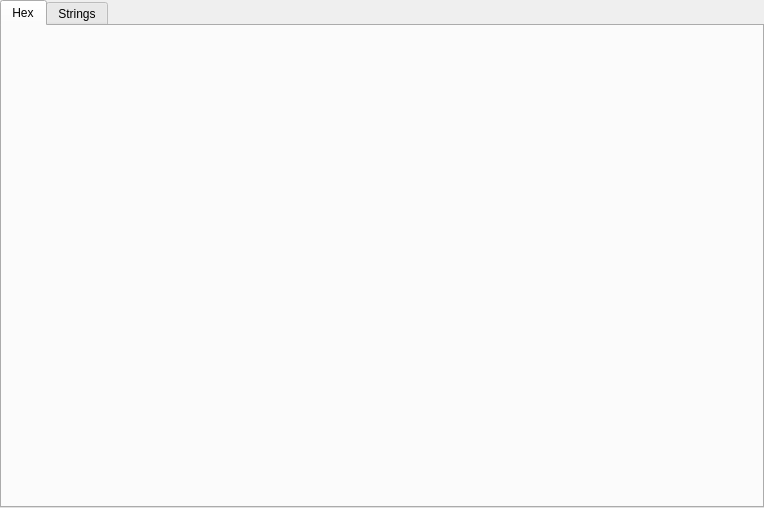
<?xml version="1.0" encoding="UTF-8"?>
<ui version="4.0">
 <class>ToolsWidget</class>
 <widget class="QWidget" name="ToolsWidget">
  <property name="geometry">
   <rect>
    <x>0</x>
    <y>0</y>
    <width>764</width>
    <height>508</height>
   </rect>
  </property>
  <property name="windowTitle">
   <string notr="true">Form</string>
  </property>
  <layout class="QVBoxLayout" name="verticalLayout">
   <property name="leftMargin">
    <number>0</number>
   </property>
   <property name="topMargin">
    <number>0</number>
   </property>
   <property name="rightMargin">
    <number>0</number>
   </property>
   <property name="bottomMargin">
    <number>0</number>
   </property>
   <item>
    <widget class="QTabWidget" name="tabWidgetMain">
     <property name="currentIndex">
      <number>0</number>
     </property>
     <widget class="QWidget" name="tabHex">
      <attribute name="title">
       <string notr="true">Hex</string>
      </attribute>
      <layout class="QVBoxLayout" name="verticalLayout_2">
       <property name="leftMargin">
        <number>0</number>
       </property>
       <property name="topMargin">
        <number>0</number>
       </property>
       <property name="rightMargin">
        <number>0</number>
       </property>
       <property name="bottomMargin">
        <number>0</number>
       </property>
       <item>
        <widget class="QHexViewWidget" name="widgetHex" native="true"/>
       </item>
      </layout>
     </widget>
     <widget class="QWidget" name="tabStrings">
      <attribute name="title">
       <string>Strings</string>
      </attribute>
      <layout class="QVBoxLayout" name="verticalLayout_3">
       <property name="leftMargin">
        <number>0</number>
       </property>
       <property name="topMargin">
        <number>0</number>
       </property>
       <property name="rightMargin">
        <number>0</number>
       </property>
       <property name="bottomMargin">
        <number>0</number>
       </property>
       <item>
        <widget class="SearchStringsWidget" name="widgetStrings" native="true"/>
       </item>
      </layout>
     </widget>
    </widget>
   </item>
  </layout>
 </widget>
 <customwidgets>
  <customwidget>
   <class>QHexViewWidget</class>
   <extends>QWidget</extends>
   <header>qhexviewwidget.h</header>
   <container>1</container>
  </customwidget>
  <customwidget>
   <class>SearchStringsWidget</class>
   <extends>QWidget</extends>
   <header>searchstringswidget.h</header>
   <container>1</container>
  </customwidget>
 </customwidgets>
 <resources/>
 <connections/>
</ui>
